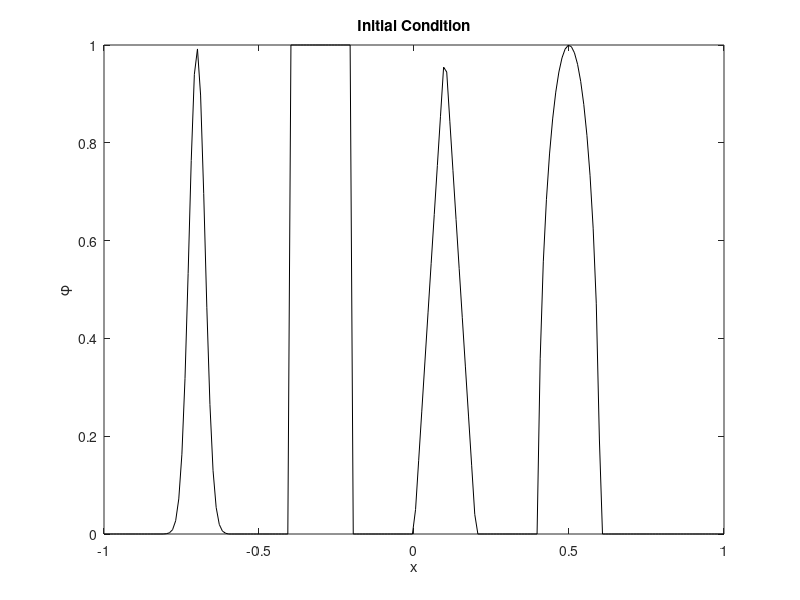
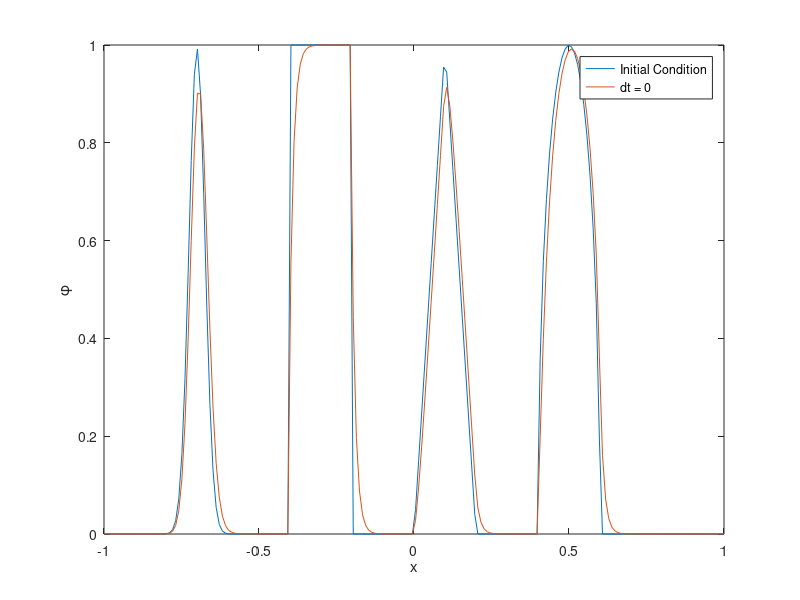

Source code (MATLAB) for these figures, in order:
% -------------------------------------------------------------------------
% Solution for the advection equation
% Upwind in space + Implicit Euler in time
% -------------------------------------------------------------------------

a = 1;            
x_min = -1;         
x_max = 1;         
n_cells = 200;   
x = linspace(x_min, x_max, n_cells);

dx = (x_max-x_min)/(n_cells-1); 
C = 0.8; % Courant
dt = C*dx/a;

% Initial condition

a_elipse = 0.5;
z = -0.7;
delta = 0.005;
alpha = 10;
beta = log(2)/(36*delta^2);

G = @(x, beta, z) exp(-beta * (x - z).^2);

F = @(x, alpha, a_elipse) sqrt(max(1 - alpha^2 * (x - a_elipse).^2, 0));

phi_0 = zeros(1, n_cells);

for i = 1:n_cells
    if x(i) >= -0.8 && x(i) <= -0.6
        phi_0(i) = (1/6) * (G(x(i), beta, z - delta) + G(x(i), beta, z + delta) + 4 * G(x(i), beta, z));

    elseif x(i) >= -0.4 && x(i) <= -0.2
        phi_0(i) = 1;

    elseif x(i) >= 0 && x(i) <= 0.2
        phi_0(i) = 1 - abs(10 * (x(i) - 0.1));

    elseif x(i) >= 0.4 && x(i) <= 0.6
        phi_0(i) = (1/6) * (F(x(i), alpha, a_elipse - delta) + F(x(i), alpha, a_elipse + delta) + 4 * F(x(i), alpha, a_elipse));
   
    else
        phi_0(i) = 0;
    end
end

figure;
plot(x, phi_0, 'k-');
xlabel('x');
ylabel('\phi');
title('Initial Condition');


phi = phi_0;   
phi_new = phi;

figure;
plot(x, phi_0,'DisplayName','Initial Condition'); 
hold on;
eachplot = plot(x, phi,'DisplayName','Solution');
legend show;
xlabel('x'); 
ylabel('\phi');

lambda = a*dt/dx;         % CFL-like parameter for implicit scheme

% Create the coefficient matrix for the implicit scheme
A = (1 + lambda) * eye(n_cells) - lambda * diag(ones(n_cells-1,1), -1);
A(1,end) = -lambda;


% Upwind in space and implicit euler in time + periodic BC
for i = 0:dt:2
    
    phi_new = (A \ phi')';
    phi = phi_new;

    if mod(i,2) < dt
        set(eachplot, 'YData', phi,'DisplayName', ['dt = ', num2str(i)]);
        drawnow;
    end

end


